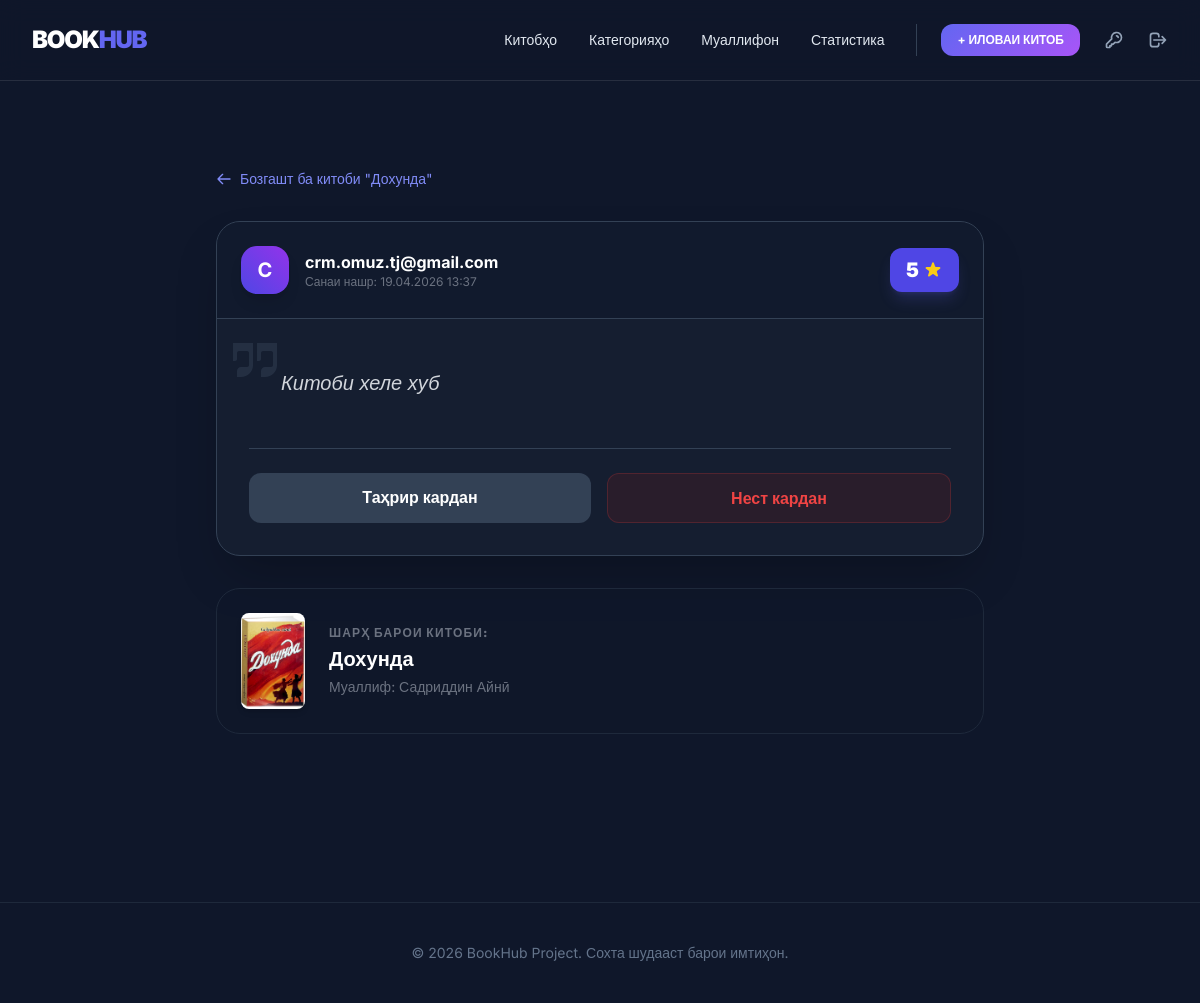
Before: /detail_review/2/ (signed in) with the older database file.
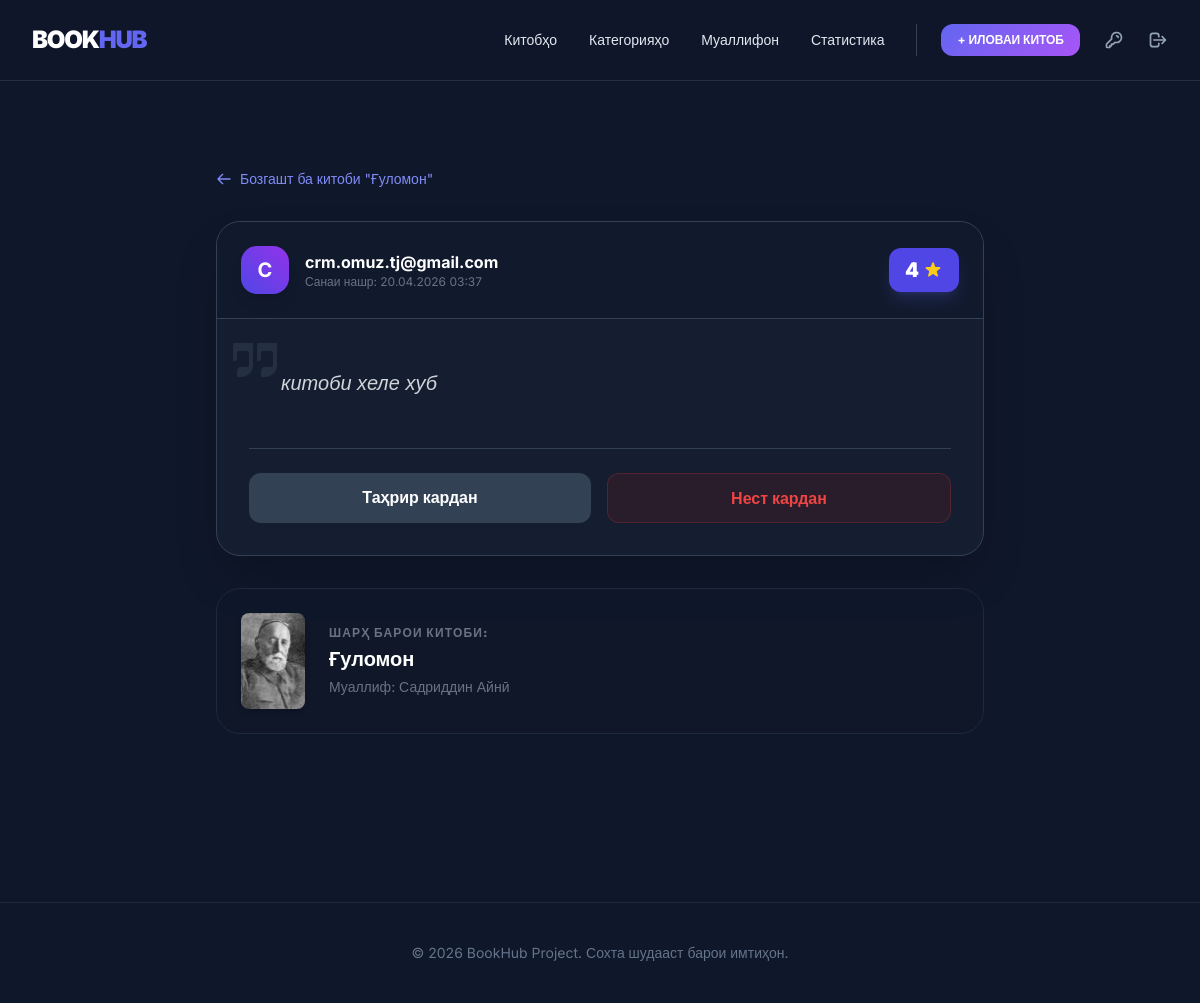
After: the same page with the newer database file.
### app/models.py (models this page shows, shortened)
class Review(models.Model):
    book = models.ForeignKey(Book,related_name='reviews',on_delete=models.CASCADE)
    user = models.ForeignKey(User,related_name='reviews',on_delete=models.CASCADE)
    text = models.TextField()
    rating = models.IntegerField()
    created_at = models.DateTimeField(auto_now_add=True)

class Book(models.Model):
    title = models.CharField(max_length=50)
    description = models.TextField()
    price = models.DecimalField(max_digits=15,decimal_places=2)
    cover_image = models.ImageField(upload_to="books/")
    created_at = models.DateTimeField(auto_now_add=True)
    author = models.ForeignKey(Author,related_name='books',on_delete=models.CASCADE)
    category = models.ForeignKey(Category,related_name='books',on_delete=models.CASCADE)
    created_by = models.ForeignKey(User,related_name='books',on_delete=models.CASCADE)

class User(models.Model):
    email = models.EmailField(unique=True)
    password = models.CharField(max_length=225)
    is_active = models.BooleanField(default=False)
    is_staff = models.BooleanField(default=False)
    is_verified = models.BooleanField(default=False)
    email_token = models.UUIDField(default=uuid.uuid4, editable=False)
    reset_token = models.UUIDField(null=True, blank=True)

class Author(models.Model):
    full_name = models.CharField(max_length=50)
    bio = models.TextField()

### app/views.py (the view)
# urls.py: path('detail_review/<int:id>/', detail_review, name='detail_review'),
def detail_review(request, id):
    if not request.session.get('user_id'):
        return redirect('login')
    review = get_object_or_404(Review, id=id)
    return render(request, 'detail_review.html', {'review': review})

### templates/detail_review.html (shortened to what this page needs)
{% extends 'base.html' %}
{% block content %}
<div class="max-w-3xl mx-auto py-12">
    <a href="{% url 'detail_book' review.book.id %}" class="flex items-center text-sm text-indigo-400 hover:text-white transition mb-8 group">
        <svg xmlns="http://www.w3.org/2000/svg" class="h-4 w-4 mr-2 group-hover:-translate-x-1 transition-transform" fill="none" viewBox="0 0 24 24" stroke="currentColor">
            <path stroke-linecap="round" stroke-linejoin="round" stroke-width="2" d="M10 19l-7-7m0 0l7-7m-7 7h18" />
        </svg>
        Бозгашт ба китоби "{{ review.book.title }}"
    </a>
    <div class="bg-slate-800/40 border border-slate-700 rounded-3xl overflow-hidden shadow-2xl">
        <div class="bg-slate-900/50 p-6 border-b border-slate-700 flex justify-between items-center">
            <div class="flex items-center gap-4">
                <div class="w-12 h-12 bg-gradient-to-tr from-indigo-600 to-purple-600 rounded-2xl flex items-center justify-center text-xl font-bold text-white shadow-lg">
                    {{ review.user.email|slice:":1"|upper }}
                </div>
                <div>
                    <h2 class="text-white font-bold">{{ review.user.email }}</h2>
                    <p class="text-xs text-gray-500">Санаи нашр: {{ review.created_at|date:"d.m.Y H:i" }}</p>
                </div>
            </div>
            <div class="flex items-center bg-indigo-600 px-4 py-2 rounded-xl shadow-lg shadow-indigo-500/20">
                <span class="text-white font-black text-xl mr-1">{{ review.rating }}</span>
            </div>
        </div>
        <div class="p-8">
            <div class="relative">
                <p class="text-xl text-gray-300 leading-relaxed relative z-10 pl-8 pt-4 italic">
                    {{ review.text }}
                </p>
            </div>
            {% if request.session.user_id == review.user.id or request.user.is_staff %}
            <div class="mt-12 pt-6 border-t border-slate-700 flex gap-4">
                <a href="{% url 'update_review' review.id %}" class="flex-1 text-center bg-slate-700 hover:bg-indigo-600 text-white py-3 rounded-xl font-bold transition">
                    Таҳрир кардан
                </a>
                <a href="{% url 'delete_review' review.id %}" class="flex-1 text-center bg-red-900/20 text-red-500 border border-red-500/20 hover:bg-red-600 hover:text-white py-3 rounded-xl font-bold transition">
                    Нест кардан
                </a>
            </div>
            {% endif %}
        </div>
    </div>
    <div class="mt-8 p-6 bg-slate-900/40 rounded-3xl border border-slate-800 flex items-center gap-6">
        <div class="w-16 h-24 bg-slate-800 rounded-lg overflow-hidden shadow-md">
            {% if review.book.cover_image %}
                <img src="{{ review.book.cover_image.url }}" class="w-full h-full object-cover">
            {% endif %}
        </div>
        <div>
            <h4 class="text-gray-500 text-xs uppercase font-black tracking-widest mb-1">Шарҳ барои китоби:</h4>
            <a href="{% url 'detail_book' review.book.id %}" class="text-xl font-bold text-white hover:text-indigo-400 transition">
                {{ review.book.title }}
            </a>
            <p class="text-sm text-gray-500 mt-1">Муаллиф: {{ review.book.author.full_name }}</p>
        </div>
    </div>
</div>
{% endblock %}

Changed rows visible on the page:
changed Review "crm.omuz.tj@gmail.com": book "Дохунда" → "Ғуломон"; created_at "19.04.2026 13:37" → "20.04.2026 03:37"; rating "5" → "4"; text "Китоби хеле хуб" → "китоби хеле хуб"; book.cover_image: a different picture
